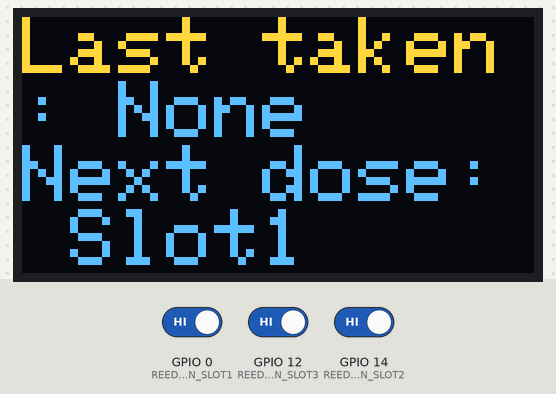
The sketch below on a simulated ESP8266 (NodeMCU). Parts: 128×64 one-colour display. The inputs (shaded band) are chosen by the test bench; at power-on: GPIO 0 (REED_PIN_SLOT1) HIGH, GPIO 12 (REED_PIN_SLOT3) HIGH, GPIO 14 (REED_PIN_SLOT2) HIGH. The OLED is the two-colour kind (top 16 rows yellow); WiFi joins after 1.5 s; servers stay silent unless stated; the display library's start-up logo is not drawn; uploads are accepted with an empty reply; what the sketch prints to the serial monitor is not drawn.

Above: at 4.2 s.

The sketch:

IoTmedicineBox.ino
```cpp
#include <Wire.h>
#include <ESP8266WiFi.h>
#include <ESP8266HTTPClient.h>
#include <Adafruit_GFX.h>
#include <Adafruit_SSD1306.h>

#define SCREEN_WIDTH 128
#define SCREEN_HEIGHT 64
#define OLED_RESET -1
Adafruit_SSD1306 display(SCREEN_WIDTH, SCREEN_HEIGHT, &Wire, OLED_RESET);

#define WIFI_SSID "SM-A50"
#define WIFI_PASSWORD "12345678"

#define FIREBASE_HOST "https://smart-care-hub-6519a-default-rtdb.firebaseio.com/"

// Reed switch
const int REED_PIN_SLOT1 = 0;
const int REED_PIN_SLOT2 = 14;
const int REED_PIN_SLOT3 = 12;

const unsigned long debounceDelay = 50;
unsigned long lastDebounceTime1 = 0, lastDebounceTime2 = 0, lastDebounceTime3 = 0;

int prevReedState1 = HIGH;
int prevReedState2 = HIGH;
int prevReedState3 = HIGH;

String lastTakenSlot = "None";
String nextDoseSlot = "Slot1";

void updateFirebaseStatus(const String& slotName, int status) {
  if (WiFi.status() == WL_CONNECTED) {
    HTTPClient http;
    WiFiClient client;
    String url = String(FIREBASE_HOST) + "pillBox/" + slotName + "/status.json";

    http.begin(client, url);
    http.addHeader("Content-Type", "application/json");
    String payload = "{\"status\":" + String(status) + "}";

    int httpCode = http.PUT(payload);

    if (httpCode > 0) {
      Serial.printf("Updated %s to Firebase. HTTP code: %d\n", slotName.c_str(), httpCode);
      Serial.println(http.getString());
    } else {
      Serial.printf("Failed to update %s. HTTP code: %d\n", slotName.c_str(), httpCode);
      Serial.println(http.errorToString(httpCode));
    }
    http.end();
  } else {
    Serial.println("WiFi not connected. Firebase update skipped.");
  }
}

String getNextSlot(const String& currentSlot) {
  if (currentSlot == "Slot1") return "Slot2";
  else if (currentSlot == "Slot2") return "Slot3";
  else return "Slot1";
}

void updateOLED() {
  display.clearDisplay();
  display.setTextSize(2);
  display.setTextColor(SSD1306_WHITE);
  display.setCursor(0, 0);
  display.print("Last taken: ");
  display.println(lastTakenSlot);
  display.print("Next dose: ");
  display.println(nextDoseSlot);
  display.display();
}

void handleSlot(int pin, int& prevState, unsigned long& lastDebounceTime, const String& slotName) {
  int reading = digitalRead(pin);

  if (reading != prevState) {
    lastDebounceTime = millis();
  }

  if ((millis() - lastDebounceTime) > debounceDelay) {
    if (reading != prevState) {
      prevState = reading;  // Move this here (before checking value)

      if (reading == HIGH) {  // Opened
        Serial.println(slotName + " opened!");
        updateFirebaseStatus(slotName, 0);
        lastTakenSlot = slotName;
        nextDoseSlot = getNextSlot(slotName);
        updateOLED();
      } else {  // Closed
        Serial.println(slotName + " closed!");
        updateFirebaseStatus(slotName, 1);
      }
    }
  }
}

void connectToWiFi() {
  WiFi.begin(WIFI_SSID, WIFI_PASSWORD);
  Serial.print("Connecting to WiFi");
  while (WiFi.status() != WL_CONNECTED) {
    delay(500);
    Serial.print(".");
  }
  Serial.println("\nWiFi connected.");
  Serial.print("IP Address: ");
  Serial.println(WiFi.localIP());
}

void setup() {
  Serial.begin(115200);

 if (!display.begin(SSD1306_SWITCHCAPVCC, 0x3C)) {
    Serial.println(F("SSD1306 failed"));
    while (true);
  }
  display.display();
  delay(2000);
  display.clearDisplay();

  pinMode(REED_PIN_SLOT1, INPUT_PULLUP);
  pinMode(REED_PIN_SLOT2, INPUT_PULLUP);
  pinMode(REED_PIN_SLOT3, INPUT_PULLUP);

  connectToWiFi();

  updateFirebaseStatus("Slot1", digitalRead(REED_PIN_SLOT1));
  updateFirebaseStatus("Slot2", digitalRead(REED_PIN_SLOT2));
  updateFirebaseStatus("Slot3", digitalRead(REED_PIN_SLOT3));

  updateOLED();

}

void loop() {
  if (WiFi.status() != WL_CONNECTED) {
    connectToWiFi();
  }

  handleSlot(REED_PIN_SLOT1, prevReedState1, lastDebounceTime1, "Slot1");
  handleSlot(REED_PIN_SLOT2, prevReedState2, lastDebounceTime2, "Slot2");
  handleSlot(REED_PIN_SLOT3, prevReedState3, lastDebounceTime3, "Slot3");

  delay(1000);
}
```
